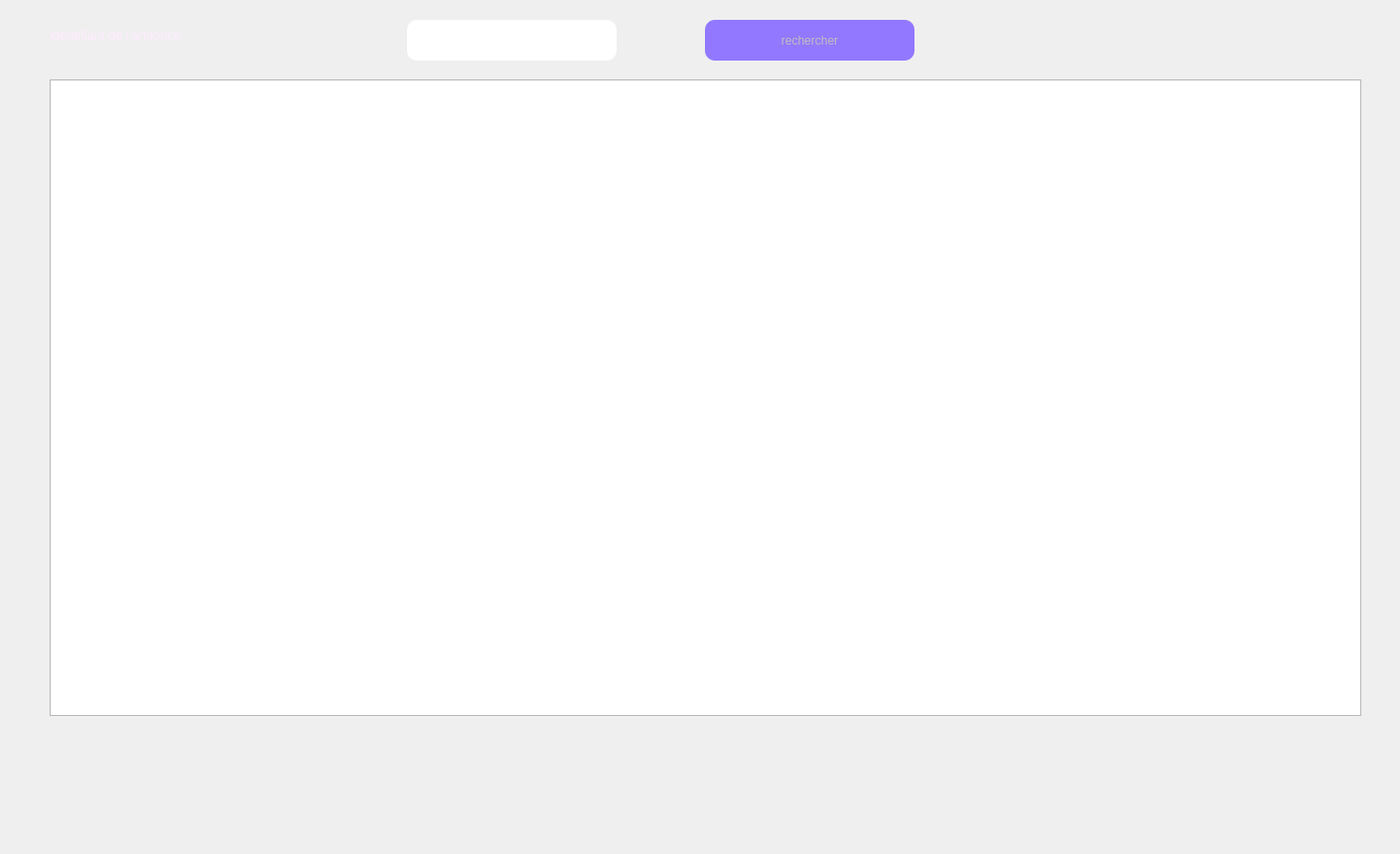
     <widget class="QWidget" name="tab_8">
      <attribute name="title">
       <string>rechercher</string>
      </attribute>
      <widget class="QLabel" name="label_17">
       <property name="geometry">
        <rect>
         <x>0</x>
         <y>0</y>
         <width>471</width>
         <height>321</height>
        </rect>
       </property>
       <property name="text">
        <string/>
       </property>
       <property name="pixmap">
        <pixmap>../../OneDrive/Documents/images/bg.jpg</pixmap>
       </property>
      </widget>
      <widget class="QPushButton" name="pushButton_4">
       <property name="enabled">
        <bool>false</bool>
       </property>
       <property name="geometry">
        <rect>
         <x>710</x>
         <y>20</y>
         <width>211</width>
         <height>41</height>
        </rect>
       </property>
       <property name="cursor">
        <cursorShape>PointingHandCursor</cursorShape>
       </property>
       <property name="styleSheet">
        <string notr="true">background-color: rgb(0, 0, 255);
background-color: rgb(145, 120, 255);
border-radius: 10px;</string>
       </property>
       <property name="text">
        <string>rechercher</string>
       </property>
      </widget>
      <widget class="QLabel" name="label_28">
       <property name="geometry">
        <rect>
         <x>50</x>
         <y>10</y>
         <width>331</width>
         <height>51</height>
        </rect>
       </property>
       <property name="palette">
        <palette>
         <active>
          <colorrole role="WindowText">
           <brush brushstyle="SolidPattern">
            <color alpha="255">
             <red>255</red>
             <green>235</green>
             <blue>255</blue>
            </color>
           </brush>
          </colorrole>
         </active>
         <inactive>
          <colorrole role="WindowText">
           <brush brushstyle="SolidPattern">
            <color alpha="255">
             <red>255</red>
             <green>235</green>
             <blue>255</blue>
            </color>
           </brush>
          </colorrole>
         </inactive>
         <disabled>
          <colorrole role="WindowText">
           <brush brushstyle="SolidPattern">
            <color alpha="255">
             <red>120</red>
             <green>120</green>
             <blue>120</blue>
            </color>
           </brush>
          </colorrole>
         </disabled>
        </palette>
       </property>
       <property name="text">
        <string>&lt;html&gt;&lt;head/&gt;&lt;body&gt;&lt;p&gt;&lt;span style=&quot; font-size:10pt;&quot;&gt;identifiant de l'annonce&lt;/span&gt;&lt;/p&gt;&lt;/body&gt;&lt;/html&gt;</string>
       </property>
      </widget>
      <widget class="QLineEdit" name="lineEdit_5">
       <property name="geometry">
        <rect>
         <x>410</x>
         <y>20</y>
         <width>211</width>
         <height>41</height>
        </rect>
       </property>
       <property name="styleSheet">
        <string notr="true">border-radius: 10px;</string>
       </property>
      </widget>
      <widget class="QTableView" name="tabanre">
       <property name="geometry">
        <rect>
         <x>50</x>
         <y>80</y>
         <width>1321</width>
         <height>641</height>
        </rect>
       </property>
      </widget>
      <widget class="QLabel" name="label_38">
       <property name="geometry">
        <rect>
         <x>0</x>
         <y>0</y>
         <width>1401</width>
         <height>851</height>
        </rect>
       </property>
       <property name="text">
        <string/>
       </property>
       <property name="pixmap">
        <pixmap>../images/bg.v1.jpg</pixmap>
       </property>
      </widget>
      <widget class="QLabel" name="label_63">
       <property name="geometry">
        <rect>
         <x>0</x>
         <y>0</y>
         <width>1321</width>
         <height>731</height>
        </rect>
       </property>
       <property name="text">
        <string/>
       </property>
       <property name="pixmap">
        <pixmap>../../Downloads/back.png</pixmap>
       </property>
      </widget>
      <zorder>label_63</zorder>
      <zorder>label_38</zorder>
      <zorder>label_17</zorder>
      <zorder>pushButton_4</zorder>
      <zorder>label_28</zorder>
      <zorder>lineEdit_5</zorder>
      <zorder>tabanre</zorder>
     </widget>
